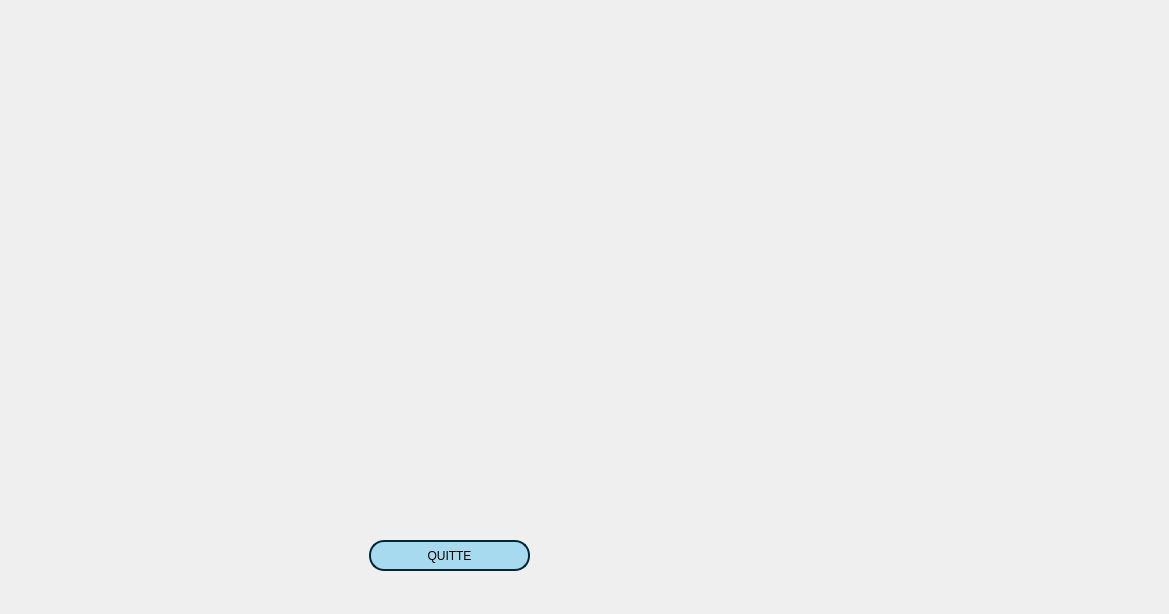
<?xml version="1.0" encoding="UTF-8"?>
<ui version="4.0">
 <class>Dialog_stats</class>
 <widget class="QDialog" name="Dialog_stats">
  <property name="geometry">
   <rect>
    <x>0</x>
    <y>0</y>
    <width>1169</width>
    <height>614</height>
   </rect>
  </property>
  <property name="windowTitle">
   <string>Tayarni - Statistique</string>
  </property>
  <widget class="QCustomPlot" name="plot" native="true">
   <property name="geometry">
    <rect>
     <x>29</x>
     <y>-30</y>
     <width>801</width>
     <height>611</height>
    </rect>
   </property>
   <property name="styleSheet">
    <string notr="true">QPushButton {
background-color: rgb(167, 218, 239);
border-radius: 15px;
border: 2px solid rgb(1, 38, 56);
}
QPushButton:hover {
background-color: qlineargradient(spread:pad, x1:0, y1:0, x2:0, y2:1, stop:0 rgb(167, 218, 239), stop:1 rgb(47, 109, 139));
}</string>
   </property>
   <widget class="MyButton" name="pushButton">
    <property name="geometry">
     <rect>
      <x>340</x>
      <y>570</y>
      <width>161</width>
      <height>31</height>
     </rect>
    </property>
    <property name="text">
     <string>QUITTE</string>
    </property>
   </widget>
  </widget>
 </widget>
 <customwidgets>
  <customwidget>
   <class>MyButton</class>
   <extends>QPushButton</extends>
   <header location="global">mybutton.h</header>
  </customwidget>
  <customwidget>
   <class>QCustomPlot</class>
   <extends>QWidget</extends>
   <header location="global">qcustomplot.h</header>
   <container>1</container>
  </customwidget>
 </customwidgets>
 <resources/>
 <connections/>
</ui>
